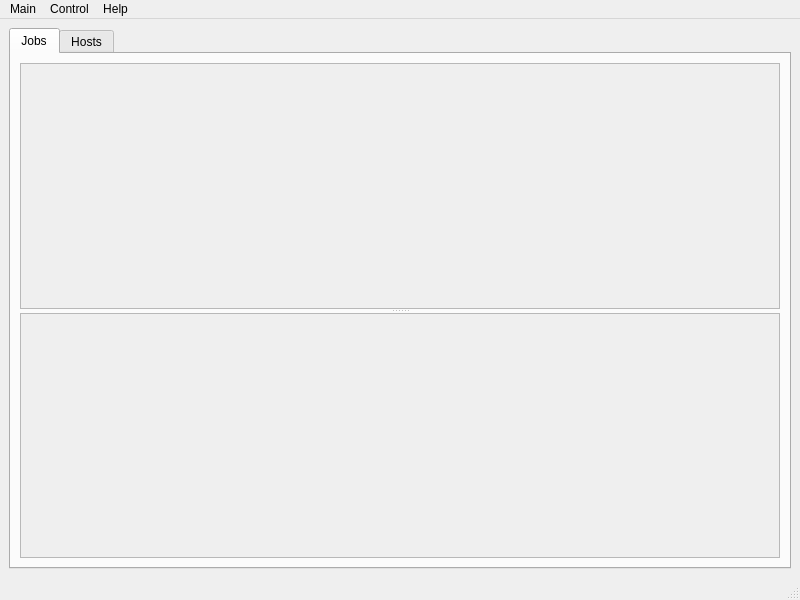
<?xml version="1.0" encoding="UTF-8"?>
<ui version="4.0">
 <class>MainWindow</class>
 <widget class="QMainWindow" name="MainWindow">
  <property name="geometry">
   <rect>
    <x>0</x>
    <y>0</y>
    <width>800</width>
    <height>600</height>
   </rect>
  </property>
  <property name="windowTitle">
   <string>MainWindow</string>
  </property>
  <widget class="QWidget" name="centralwidget">
   <layout class="QHBoxLayout" name="horizontalLayout">
    <item>
     <widget class="QTabWidget" name="tabWidget">
      <property name="currentIndex">
       <number>0</number>
      </property>
      <widget class="QWidget" name="jobs_tab">
       <attribute name="title">
        <string>Jobs</string>
       </attribute>
       <layout class="QVBoxLayout" name="verticalLayout">
        <item>
         <widget class="QSplitter" name="splitter">
          <property name="orientation">
           <enum>Qt::Vertical</enum>
          </property>
          <widget class="QScrollArea" name="running_scroll">
           <property name="widgetResizable">
            <bool>true</bool>
           </property>
           <widget class="QWidget" name="running_w">
            <property name="geometry">
             <rect>
              <x>0</x>
              <y>0</y>
              <width>762</width>
              <height>312</height>
             </rect>
            </property>
           </widget>
          </widget>
          <widget class="QScrollArea" name="pending_scroll">
           <property name="widgetResizable">
            <bool>true</bool>
           </property>
           <widget class="QWidget" name="pendding_w">
            <property name="geometry">
             <rect>
              <x>0</x>
              <y>0</y>
              <width>762</width>
              <height>178</height>
             </rect>
            </property>
           </widget>
          </widget>
         </widget>
        </item>
       </layout>
      </widget>
      <widget class="QWidget" name="hosts_tab">
       <attribute name="title">
        <string>Hosts</string>
       </attribute>
       <layout class="QVBoxLayout" name="verticalLayout_2">
        <item>
         <widget class="QTreeWidget" name="treeWidget">
          <column>
           <property name="text">
            <string>Hostname</string>
           </property>
          </column>
         </widget>
        </item>
       </layout>
      </widget>
     </widget>
    </item>
   </layout>
  </widget>
  <widget class="QMenuBar" name="menubar">
   <property name="geometry">
    <rect>
     <x>0</x>
     <y>0</y>
     <width>800</width>
     <height>20</height>
    </rect>
   </property>
   <widget class="QMenu" name="menuSettings">
    <property name="title">
     <string>Main</string>
    </property>
    <addaction name="actionSettings"/>
   </widget>
   <widget class="QMenu" name="menuControl">
    <property name="title">
     <string>Control</string>
    </property>
    <addaction name="actionRescedule"/>
    <addaction name="actionDelete"/>
    <addaction name="actionSuspend"/>
    <addaction name="actionResume"/>
    <addaction name="actionHold"/>
   </widget>
   <widget class="QMenu" name="menuHelp">
    <property name="title">
     <string>Help</string>
    </property>
   </widget>
   <addaction name="menuSettings"/>
   <addaction name="menuControl"/>
   <addaction name="menuHelp"/>
  </widget>
  <widget class="QStatusBar" name="statusbar"/>
  <action name="actionSettings">
   <property name="text">
    <string>Settings</string>
   </property>
  </action>
  <action name="actionRescedule">
   <property name="text">
    <string>Rescedule</string>
   </property>
  </action>
  <action name="actionDelete">
   <property name="text">
    <string>Delete</string>
   </property>
  </action>
  <action name="actionSuspend">
   <property name="text">
    <string>Suspend</string>
   </property>
  </action>
  <action name="actionResume">
   <property name="text">
    <string>Resume</string>
   </property>
  </action>
  <action name="actionHold">
   <property name="text">
    <string>Hold</string>
   </property>
  </action>
 </widget>
 <resources/>
 <connections/>
</ui>
